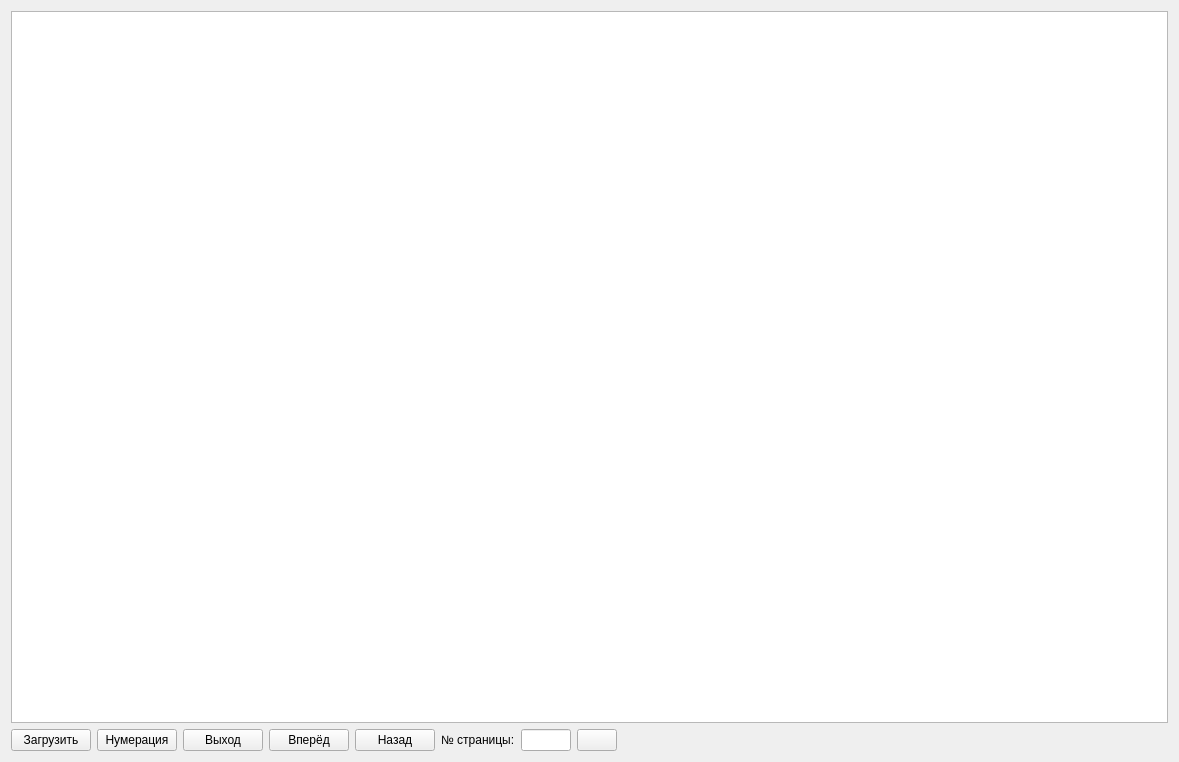
<?xml version="1.0" encoding="UTF-8"?>
<ui version="4.0">
 <class>FTxtFileView</class>
 <widget class="QWidget" name="FTxtFileView">
  <property name="windowModality">
   <enum>Qt::ApplicationModal</enum>
  </property>
  <property name="geometry">
   <rect>
    <x>0</x>
    <y>0</y>
    <width>1179</width>
    <height>762</height>
   </rect>
  </property>
  <property name="windowTitle">
   <string/>
  </property>
  <layout class="QGridLayout" name="gridLayout">
   <item row="0" column="0">
    <widget class="QListView" name="listView"/>
   </item>
   <item row="1" column="0">
    <layout class="QHBoxLayout" name="horizontalLayout_2">
     <item>
      <widget class="QPushButton" name="btnZagr">
       <property name="text">
        <string>Загрузить</string>
       </property>
       <property name="icon">
        <iconset resource="res.qrc">
         <normaloff>:/res/1/after_insert.png</normaloff>:/res/1/after_insert.png</iconset>
       </property>
       <property name="iconSize">
        <size>
         <width>32</width>
         <height>32</height>
        </size>
       </property>
      </widget>
     </item>
     <item>
      <widget class="QPushButton" name="btnNum">
       <property name="text">
        <string>Нумерация</string>
       </property>
       <property name="icon">
        <iconset resource="res.qrc">
         <normaloff>:/res/1/to_do_list_checked_all.png</normaloff>:/res/1/to_do_list_checked_all.png</iconset>
       </property>
       <property name="iconSize">
        <size>
         <width>32</width>
         <height>32</height>
        </size>
       </property>
      </widget>
     </item>
     <item>
      <widget class="QPushButton" name="btnExit">
       <property name="text">
        <string>Выход</string>
       </property>
       <property name="icon">
        <iconset resource="res.qrc">
         <normaloff>:/res/Exit.png</normaloff>:/res/Exit.png</iconset>
       </property>
       <property name="iconSize">
        <size>
         <width>32</width>
         <height>32</height>
        </size>
       </property>
      </widget>
     </item>
     <item>
      <widget class="QPushButton" name="btnNext">
       <property name="text">
        <string>Вперёд</string>
       </property>
       <property name="icon">
        <iconset resource="res.qrc">
         <normaloff>:/res/1/resultset_next.png</normaloff>:/res/1/resultset_next.png</iconset>
       </property>
       <property name="iconSize">
        <size>
         <width>32</width>
         <height>32</height>
        </size>
       </property>
      </widget>
     </item>
     <item>
      <widget class="QPushButton" name="btnBack">
       <property name="text">
        <string>Назад</string>
       </property>
       <property name="icon">
        <iconset resource="res.qrc">
         <normaloff>:/res/1/resultset_previous.png</normaloff>:/res/1/resultset_previous.png</iconset>
       </property>
       <property name="iconSize">
        <size>
         <width>32</width>
         <height>32</height>
        </size>
       </property>
      </widget>
     </item>
     <item>
      <layout class="QHBoxLayout" name="horizontalLayout">
       <item>
        <widget class="QLabel" name="label">
         <property name="text">
          <string>№ страницы:</string>
         </property>
        </widget>
       </item>
       <item>
        <widget class="QLineEdit" name="nstr">
         <property name="maximumSize">
          <size>
           <width>50</width>
           <height>16777215</height>
          </size>
         </property>
        </widget>
       </item>
       <item>
        <widget class="QPushButton" name="btnStr">
         <property name="text">
          <string/>
         </property>
         <property name="icon">
          <iconset resource="res.qrc">
           <normaloff>:/res/1/bullet_go.png</normaloff>:/res/1/bullet_go.png</iconset>
         </property>
        </widget>
       </item>
       <item>
        <spacer name="horizontalSpacer_2">
         <property name="orientation">
          <enum>Qt::Horizontal</enum>
         </property>
         <property name="sizeHint" stdset="0">
          <size>
           <width>40</width>
           <height>20</height>
          </size>
         </property>
        </spacer>
       </item>
      </layout>
     </item>
     <item>
      <spacer name="horizontalSpacer">
       <property name="orientation">
        <enum>Qt::Horizontal</enum>
       </property>
       <property name="sizeHint" stdset="0">
        <size>
         <width>40</width>
         <height>20</height>
        </size>
       </property>
      </spacer>
     </item>
    </layout>
   </item>
  </layout>
 </widget>
 <resources>
  <include location="res.qrc"/>
 </resources>
 <connections/>
</ui>
